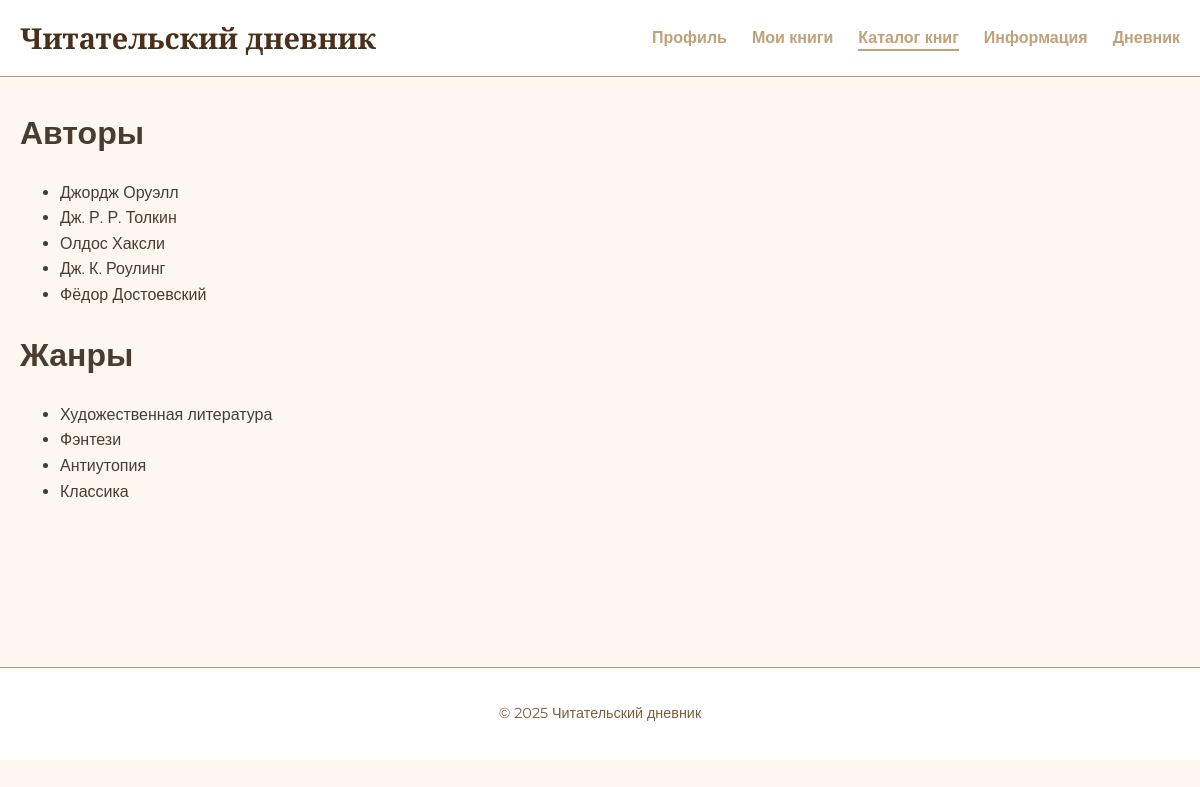
The app's page /info/ with its own data.
### books/models.py (models this page shows, shortened)
class Author(models.Model):
    name = models.CharField(max_length=255)

class Genre(models.Model):
    name = models.CharField(max_length=100)

### books/views.py (the view)
# urls.py: path('info/', views.genres_and_authors, name='genres_and_authors'),
def genres_and_authors(request):
    authors = Author.objects.all()
    genres = Genre.objects.all()
    context = {
        'authors': authors,
        'genres': genres,
    }
    return render(request, 'genres_and_authors.html', context)

### books/context_processors.py (called while the page is built)
def preview_data(request):
    return {
        'preview_books': Book.objects.all()[:3],
        'preview_genres': Genre.objects.all()[:3],
        'preview_authors': Author.objects.all()[:3],
    }

### books/templates/genres_and_authors.html (shortened to what this page needs)
{% extends "base.html" %}
{% block content %}
    <h1>Авторы</h1>
    <ul>
        {% for author in authors %}
        <li>{{ author.name }}</li>
        {% endfor %}
    </ul>
    <h1>Жанры</h1>
    <ul>
        {% for genre in genres %}
        <li>{{ genre.name }}</li>
        {% endfor %}
    </ul>
{% endblock %}

### books/static/css/style.css (style rules this page uses)
:root { --color-white: #fff; --color-beige: #f7f3eb; --color-brown-dark: #4a2f1a; --color-brown-medium: #7b5e3c; --color-brown-light: #b89b6a; --color-text: #3e2e1e; --color-accent: #a36a2a; --font-primary: 'Montserrat', sans-serif; --font-secondary: 'Playfair Display', serif; }
* { box-sizing: border-box; }
body { margin: 0; font-family: var(--font-primary); background-color: var(--color-beige); color: var(--color-text); line-height: 1.6; font-size: 16px; }
:root { --color-bg: #fdf7f0; --color-text-primary: #4a3c31; --color-text-secondary: #7e6a58; --color-accent: #c1a17a; --color-accent-dark: #a08054; --color-border: #d7c4a3; --color-white: #ffffff; }
body { background-color: var(--color-bg); color: var(--color-text-primary); font-family: 'Montserrat', sans-serif; margin: 0; padding: 0; }

### records on screen
Author: name "Джордж Оруэлл"
Author: name "Дж. Р. Р. Толкин"
Author: name "Олдос Хаксли"
Author: name "Дж. К. Роулинг"
Author: name "Фёдор Достоевский"
Genre: name "Художественная литература"
Genre: name "Фэнтези"
Genre: name "Антиутопия"
Genre: name "Классика"
